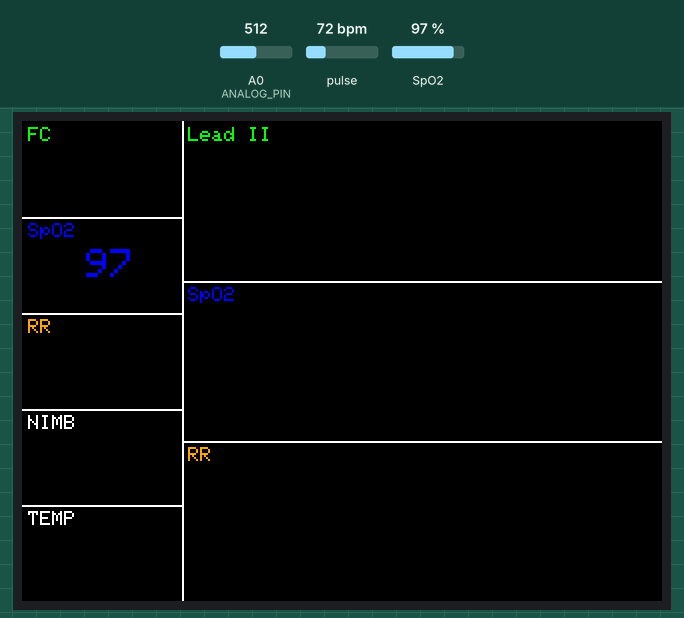
A sketch run on a simulated Arduino Uno, built with avr-gcc and run on an emulated ATmega328P. On the bench: 320×240 colour display. Inputs (shaded band) come from the test bench; at power-on: A0 (ANALOG_PIN) = 512, SpO2 97 %, pulse 72 bpm. What the sketch prints to the serial monitor is not drawn.

Above: at 2.3 s.
2.4 s: A0 (ANALOG_PIN) set to 716
At 7.5 s:
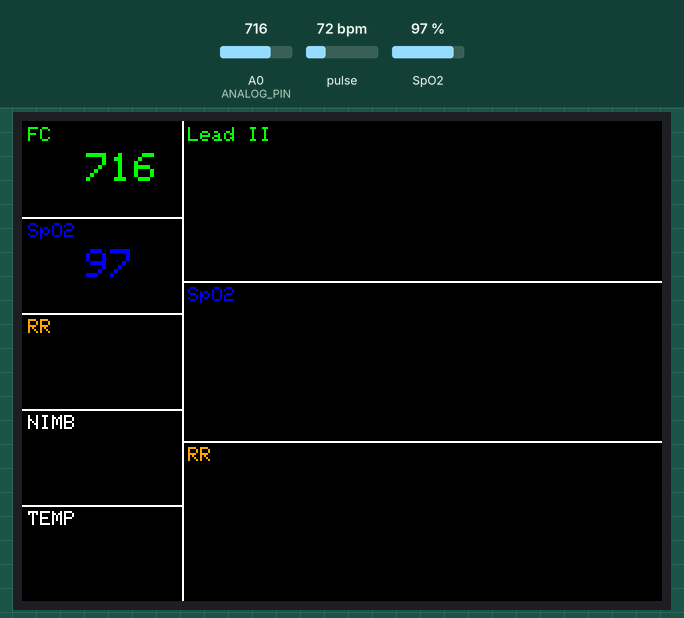
7.8 s: SpO2 set to 100 %
At 10.9 s:
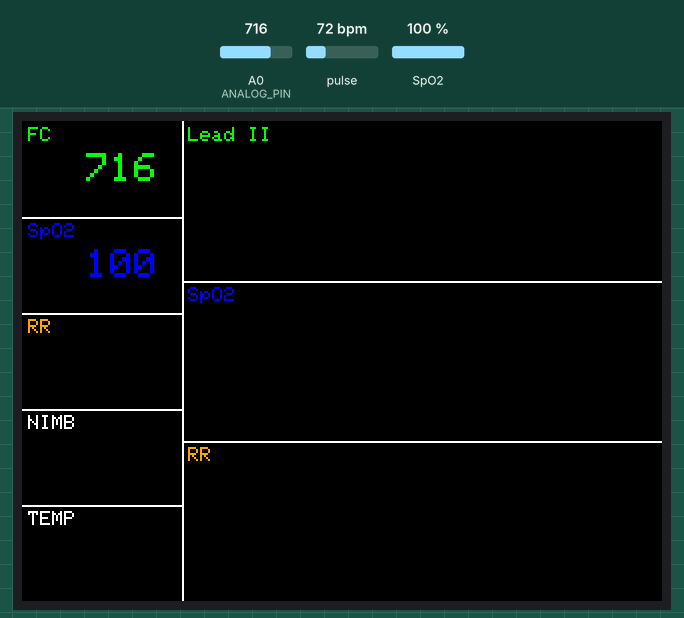
11.2 s: A0 (ANALOG_PIN) set to 1023
At 15.8 s:
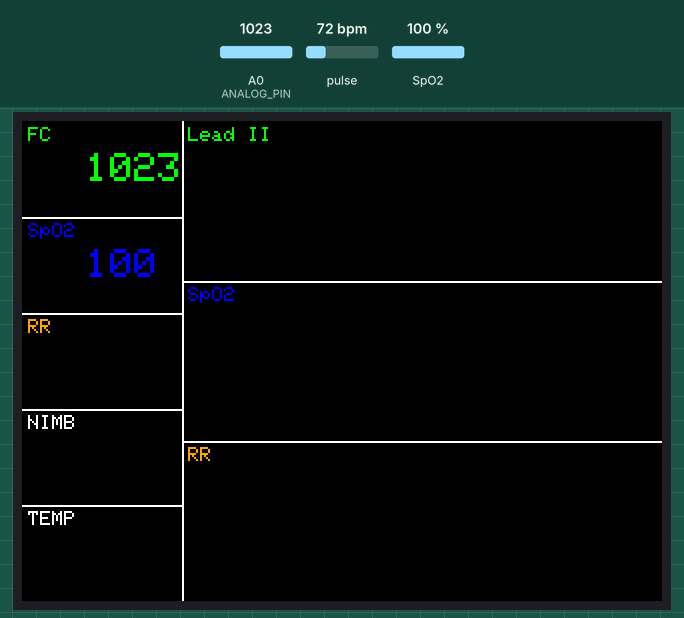
16.1 s: SpO2 set to 80 %
At 18.7 s:
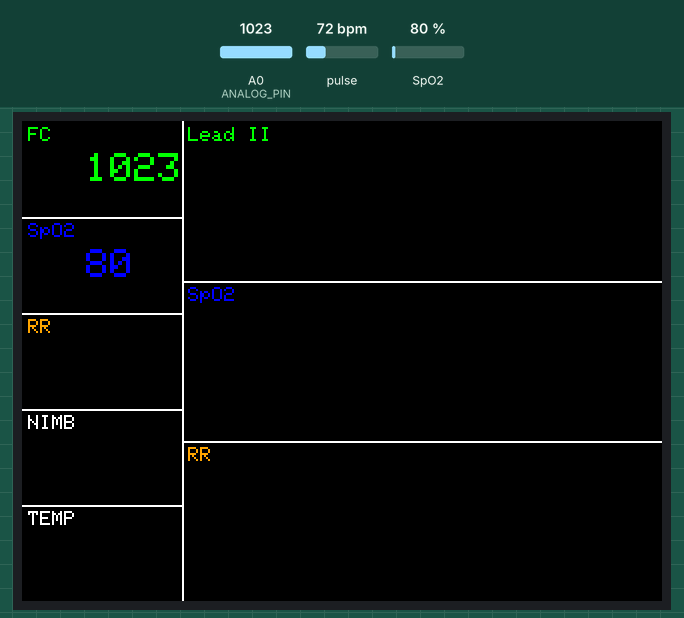
19.3 s: pulse set to 97 bpm
24.7 s: pulse set to 101 bpm
Timing chart, 0 to 27.7 s (numbered marks = the images above; inputs shaded):
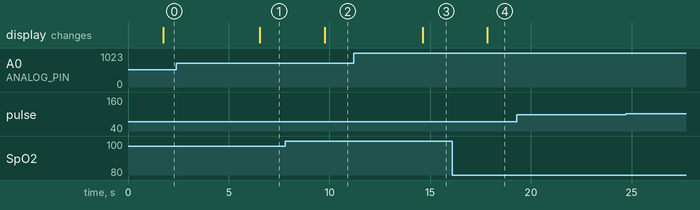

The sketch:

ArduinoECGMonitor.ino
```cpp
#include <Adafruit_GFX.h>       // include Adafruit graphics library
#include <Adafruit_ILI9341.h>   // include Adafruit ILI9341 TFT library
#include <Wire.h>
#include "MAX30105.h"
#include "spo2_algorithm.h"

MAX30105 particleSensor;

// Define TFT PIN
#define TFT_CS 8
#define TFT_RST 9
#define TFT_DC 10
#define TFT_MOSI 11
#define TFT_CLK 12
#define TFT_MISO 13

#define MAX_BRIGHTNESS 255

#if defined(__AVR_ATmega328P__) || defined(__AVR_ATmega168__)
//Arduino Uno doesn't have enough SRAM to store 100 samples of IR led data and red led data in 32-bit format
//To solve this problem, 16-bit MSB of the sampled data will be truncated. Samples become 16-bit data.
uint16_t irBuffer[100]; //infrared LED sensor data
uint16_t redBuffer[100];  //red LED sensor data
#else
uint32_t irBuffer[100]; //infrared LED sensor data
uint32_t redBuffer[100];  //red LED sensor data
#endif

int32_t bufferLength; //data length
int32_t spo2; //SPO2 value
int8_t validSPO2; //indicator to show if the SPO2 calculation is valid
int32_t heartRate; //heart rate value
int8_t validHeartRate; //indicator to show if the heart rate calculation is valid

byte pulseLED = 11; //Must be on PWM pin
byte readLED = 13; //Blinks with each data read

// Define ANALOG PIN
int ANALOG_PIN = A0;
int PADD = 3;
int FR_DISPLAY_TIMER = 5;

// initialize ILI9341 TFT library
Adafruit_ILI9341 tft = Adafruit_ILI9341(TFT_CS, TFT_DC, TFT_MOSI, TFT_CLK, TFT_RST, TFT_MISO);

unsigned long lastFrame = millis();
int frameDisplayTimer = 2;

void setup() {
  Serial.begin(9600);
  Serial.println("ILI9341 Test!");


  tft.begin();

  tft.setRotation(3);
  tft.fillScreen(ILI9341_BLACK);
  drawLine();
  drawLabel();

  pinMode(pulseLED, OUTPUT);
  pinMode(readLED, OUTPUT);

  // Initialize sensor
  if (!particleSensor.begin(Wire, I2C_SPEED_FAST)) //Use default I2C port, 400kHz speed
  {
    Serial.println(F("MAX30105 was not found. Please check wiring/power."));
    while (1);
  }

  // byte ledBrightness = 60; //Options: 0=Off to 255=50mA
  // byte sampleAverage = 4; //Options: 1, 2, 4, 8, 16, 32
  // byte ledMode = 2; //Options: 1 = Red only, 2 = Red + IR, 3 = Red + IR + Green
  // byte sampleRate = 1000; //Options: 50, 100, 200, 400, 800, 1000, 1600, 3200
  // int pulseWidth = 411; //Options: 69, 118, 215, 411
  // int adcRange = 4096; //Options: 2048, 4096, 8192, 16384

  byte ledBrightness = 60; //Options: 0=Off to 255=50mA
  byte sampleAverage = 4; //Options: 1, 2, 4, 8, 16, 32
  byte ledMode = 2; //Options: 1 = Red only, 2 = Red + IR, 3 = Red + IR + Green
  byte sampleRate = 3200; //Options: 50, 100, 200, 400, 800, 1000, 1600, 3200
  int pulseWidth = 411; //Options: 69, 118, 215, 411
  int adcRange = 4096; //Options: 2048, 4096, 8192, 16384

  particleSensor.setup(ledBrightness, sampleAverage, ledMode, sampleRate, pulseWidth, adcRange); //Configure sensor with these settings
  Serial.println("Setup Completed");
}

void loop() {
  // writeAnalogRead();
  readDataFromSpO2Sensor();

  String anag_read = String(getAnalogReading());
  drawDynamicValue(32, 16, 48, 32, ILI9341_BLACK, 32, 16, 2, ILI9341_GREEN, anag_read);

  if(validSPO2 == 1){
    String str_spo2 = String(spo2);
    drawDynamicValue(32, 64, 48, 32, ILI9341_BLACK, 32, 64, 2, ILI9341_BLUE, str_spo2);
  }else{
    drawDynamicValue(32, 64, 48, 32, ILI9341_BLACK, 32, 64, 2, ILI9341_BLUE, "--");
  }


  // delay(1);
}


void initializeSpO2Sensor(){
  pinMode(pulseLED, OUTPUT);
  pinMode(readLED, OUTPUT);

  // Initialize sensor
  if (!particleSensor.begin(Wire, I2C_SPEED_FAST)) //Use default I2C port, 400kHz speed
  {
    Serial.println(F("MAX30105 was not found. Please check wiring/power."));
    while (1);
  }

  byte ledBrightness = 60; //Options: 0=Off to 255=50mA
  byte sampleAverage = 4; //Options: 1, 2, 4, 8, 16, 32
  byte ledMode = 2; //Options: 1 = Red only, 2 = Red + IR, 3 = Red + IR + Green
  byte sampleRate = 1000; //Options: 50, 100, 200, 400, 800, 1000, 1600, 3200
  int pulseWidth = 69; //Options: 69, 118, 215, 411
  int adcRange = 4096; //Options: 2048, 4096, 8192, 16384

  particleSensor.setup(ledBrightness, sampleAverage, ledMode, sampleRate, pulseWidth, adcRange); //Configure sensor with these settings

  for (byte i = 0 ; i < bufferLength ; i++)
  {
    while (particleSensor.available() == false) //do we have new data?
      particleSensor.check(); //Check the sensor for new data

    redBuffer[i] = particleSensor.getRed();
    irBuffer[i] = particleSensor.getIR();
    particleSensor.nextSample(); //We're finished with this sample so move to next sample

    Serial.print(F("red="));
    Serial.print(redBuffer[i], DEC);
    Serial.print(F(", ir="));
    Serial.println(irBuffer[i], DEC);
  }

  //calculate heart rate and SpO2 after first 100 samples (first 4 seconds of samples)
  maxim_heart_rate_and_oxygen_saturation(irBuffer, bufferLength, redBuffer, &spo2, &validSPO2, &heartRate, &validHeartRate);

}

void readDataFromSpO2Sensor(){
  unsigned long start = micros();
  //dumping the first 25 sets of samples in the memory and shift the last 75 sets of samples to the top
  for (byte i = 25; i < 100; i++)
  {
    redBuffer[i - 25] = redBuffer[i];
    irBuffer[i - 25] = irBuffer[i];
  }

  //take 25 sets of samples before calculating the heart rate.
  for (byte i = 75; i < 100; i++)
  {
    while (particleSensor.available() == false) //do we have new data?
      particleSensor.check(); //Check the sensor for new data

    digitalWrite(readLED, !digitalRead(readLED)); //Blink onboard LED with every data read

    redBuffer[i] = particleSensor.getRed();
    irBuffer[i] = particleSensor.getIR();
    particleSensor.nextSample(); //We're finished with this sample so move to next sample

    //send samples and calculation result to terminal program through UART
    Serial.print(F("red="));
    Serial.print(redBuffer[i], DEC);
    Serial.print(F(", ir="));
    Serial.print(irBuffer[i], DEC);

    Serial.print(F(", HR="));
    Serial.print(heartRate, DEC);

    Serial.print(F(", HRvalid="));
    Serial.print(validHeartRate, DEC);

    Serial.print(F(", SPO2="));
    Serial.print(spo2, DEC);

    Serial.print(F(", SPO2Valid="));
    Serial.println(validSPO2, DEC);
  }

  //After gathering 25 new samples recalculate HR and SP02
  maxim_heart_rate_and_oxygen_saturation(irBuffer, bufferLength, redBuffer, &spo2, &validSPO2, &heartRate, &validHeartRate);
  Serial.println((micros() - start));
}

int getAnalogReading(){
  return analogRead(ANALOG_PIN);
}

void drawLine(){
  tft.drawLine(80, 0, 80, 240, ILI9341_WHITE);
  tft.drawLine(0, 48, 80, 48, ILI9341_WHITE);
  tft.drawLine(0, 96, 80, 96, ILI9341_WHITE);
  tft.drawLine(0, 144, 80, 144, ILI9341_WHITE);
  tft.drawLine(0, 192, 80, 192, ILI9341_WHITE);
  tft.drawLine(80, 80, 320, 80, ILI9341_WHITE);
  tft.drawLine(80, 160, 320, 160, ILI9341_WHITE);
}

void drawLabel(){
  // Print FC
  drawStaticLabel(0, 0, 1, ILI9341_GREEN, "FC");
  // Print SpO2
  drawStaticLabel(0, 48, 1, ILI9341_BLUE, "SpO2");
  // Print RR
  drawStaticLabel(0, 96, 1, ILI9341_ORANGE, "RR");
  // Print NIMB
  drawStaticLabel(0, 144, 1, ILI9341_WHITE, "NIMB");
  // Print TEMP
  drawStaticLabel(0, 192, 1, ILI9341_WHITE, "TEMP");


  // Print Lead II
  drawStaticLabel(80, 0, 1, ILI9341_GREEN, "Lead II");
  // Print SpO2
  drawStaticLabel(80, 80, 1, ILI9341_BLUE, "SpO2");
  // Print RR
  drawStaticLabel(80, 160, 1, ILI9341_ORANGE, "RR");


}


void drawStaticLabel(int cursorX, int cursorY, int textSize, uint16_t color, const String& text){
  tft.setCursor(cursorX + PADD, cursorY + PADD);
  tft.setTextSize(textSize);
  tft.setTextColor(color);
  tft.print(text);
}

void drawDynamicValue(int rectX, int rectY, int rectWidth, int rectHeight, int rectColor, int cursorX, int cursorY, int textSize, uint16_t textColor, const String& text){
  frameDisplayTimer--;
  if(frameDisplayTimer == 0){
    frameDisplayTimer = FR_DISPLAY_TIMER;
    tft.fillRect(rectX, rectY, rectWidth, rectHeight, rectColor);
    tft.setCursor(cursorX, cursorY);
    tft.setTextSize(textSize);
    tft.setTextColor(textColor);
    tft.print(text);
  }

  while((millis() - lastFrame) < FR_DISPLAY_TIMER);

  lastFrame = millis();
}
```

Measured:
- after the input at 2.4 s, the display: changes after 4.1 s (image 1)
- after the input at 7.8 s, the display: changes after 2.0 s (image 2)
- after the input at 11.2 s, the display: changes after 3.4 s (image 3)
- after the input at 16.1 s, the display: changes after 1.7 s (image 4)
- after the input at 19.3 s, every drawn part: stays the same
- after the input at 24.7 s, every drawn part: stays the same
